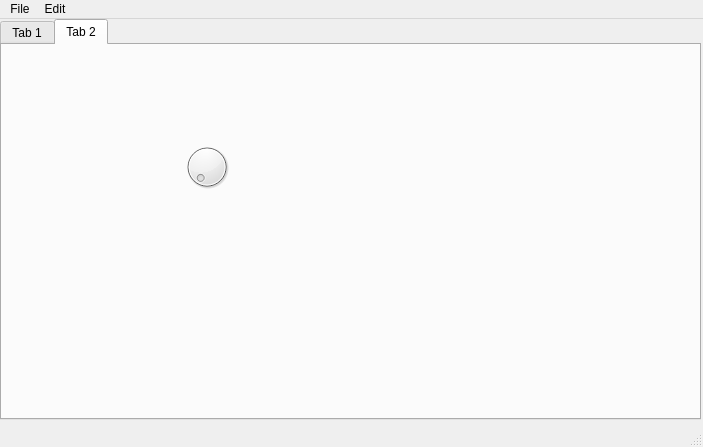
<?xml version="1.0" encoding="UTF-8"?>
<ui version="4.0">
 <class>MainWindow</class>
 <widget class="QMainWindow" name="MainWindow">
  <property name="geometry">
   <rect>
    <x>0</x>
    <y>0</y>
    <width>703</width>
    <height>447</height>
   </rect>
  </property>
  <property name="windowTitle">
   <string>PyQt5 Designer</string>
  </property>
  <widget class="QWidget" name="centralwidget">
   <widget class="QTabWidget" name="tabWidget">
    <property name="geometry">
     <rect>
      <x>0</x>
      <y>0</y>
      <width>701</width>
      <height>401</height>
     </rect>
    </property>
    <property name="currentIndex">
     <number>1</number>
    </property>
    <widget class="QWidget" name="tab">
     <attribute name="title">
      <string>Tab 1</string>
     </attribute>
     <widget class="QPushButton" name="pushButton">
      <property name="geometry">
       <rect>
        <x>10</x>
        <y>340</y>
        <width>80</width>
        <height>23</height>
       </rect>
      </property>
      <property name="text">
       <string>PushButton</string>
      </property>
     </widget>
    </widget>
    <widget class="QWidget" name="tab_2">
     <attribute name="title">
      <string>Tab 2</string>
     </attribute>
     <widget class="QDial" name="dial">
      <property name="geometry">
       <rect>
        <x>180</x>
        <y>90</y>
        <width>50</width>
        <height>64</height>
       </rect>
      </property>
     </widget>
    </widget>
   </widget>
  </widget>
  <widget class="QMenuBar" name="menubar">
   <property name="geometry">
    <rect>
     <x>0</x>
     <y>0</y>
     <width>703</width>
     <height>20</height>
    </rect>
   </property>
   <widget class="QMenu" name="menuFile">
    <property name="title">
     <string>File</string>
    </property>
    <widget class="QMenu" name="menusubmenu">
     <property name="title">
      <string>submenu</string>
     </property>
     <addaction name="actionitem_1"/>
     <addaction name="actionitem"/>
    </widget>
    <addaction name="actionNew"/>
    <addaction name="menusubmenu"/>
    <addaction name="separator"/>
    <addaction name="actionExit"/>
   </widget>
   <widget class="QMenu" name="menuEdit">
    <property name="title">
     <string>Edit</string>
    </property>
   </widget>
   <addaction name="menuFile"/>
   <addaction name="menuEdit"/>
  </widget>
  <widget class="QStatusBar" name="statusbar">
   <property name="statusTip">
    <string>Text in status bar!</string>
   </property>
  </widget>
  <action name="actionNew">
   <property name="icon">
    <iconset>
     <normaloff>icons/new_icon.png</normaloff>icons/new_icon.png</iconset>
   </property>
   <property name="text">
    <string>New</string>
   </property>
   <property name="statusTip">
    <string>Open a new file</string>
   </property>
  </action>
  <action name="actionExit">
   <property name="icon">
    <iconset>
     <normaloff>icons/exit_icon.png</normaloff>icons/exit_icon.png</iconset>
   </property>
   <property name="text">
    <string>Exit</string>
   </property>
   <property name="statusTip">
    <string>Exit the application</string>
   </property>
   <property name="shortcut">
    <string>Ctrl+X</string>
   </property>
  </action>
  <action name="actionitem_1">
   <property name="text">
    <string>item 1</string>
   </property>
  </action>
  <action name="actionitem">
   <property name="text">
    <string> item 2</string>
   </property>
  </action>
 </widget>
 <resources/>
 <connections>
  <connection>
   <sender>actionExit</sender>
   <signal>triggered()</signal>
   <receiver>MainWindow</receiver>
   <slot>close()</slot>
   <hints>
    <hint type="sourcelabel">
     <x>-1</x>
     <y>-1</y>
    </hint>
    <hint type="destinationlabel">
     <x>351</x>
     <y>223</y>
    </hint>
   </hints>
  </connection>
 </connections>
</ui>
